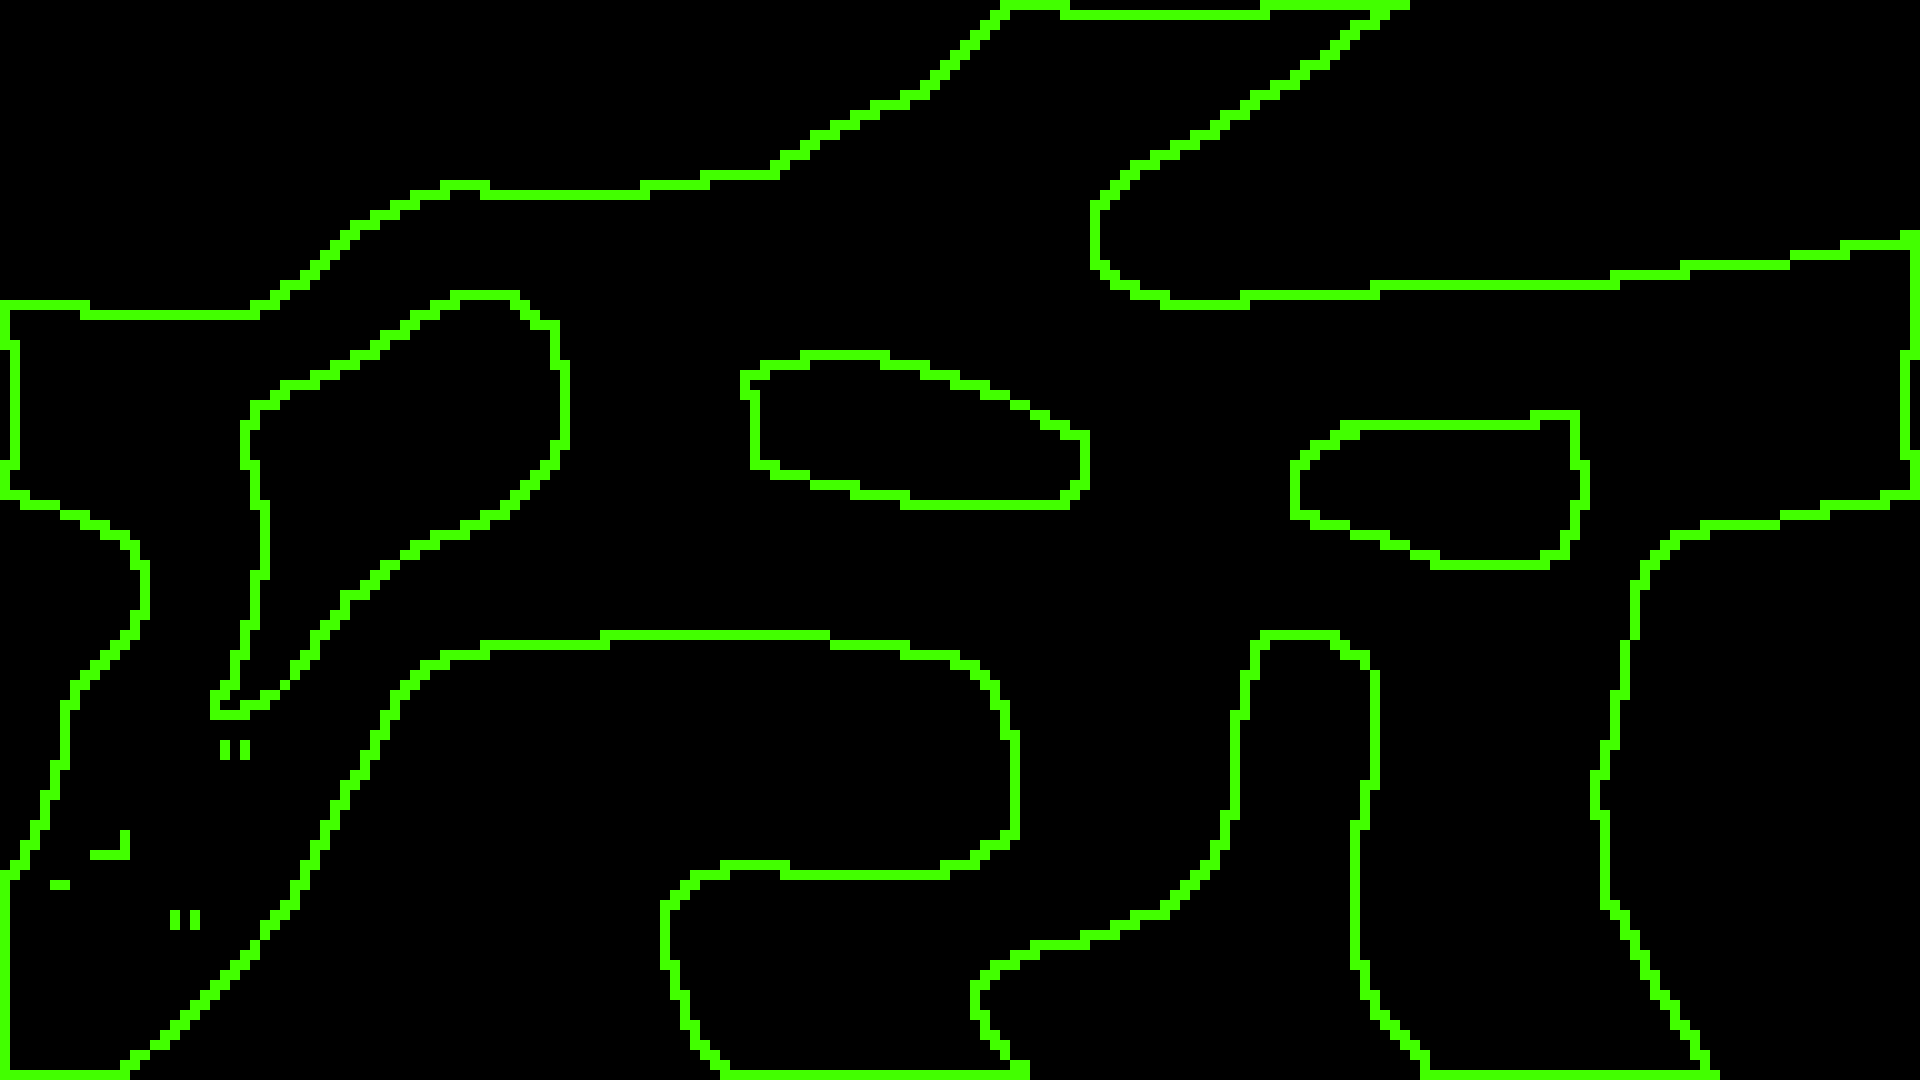

Tiled map render using the project's own tile images. Description and the map definition, with tile-layer contents summarised, below:
An orthogonal 192x108 tile map with 10x10 px tiles, 2 tile layers (default, filled).

<map version="1.10" tiledversion="1.10.2" orientation="orthogonal" renderorder="right-down" width="192" height="108" tilewidth="10" tileheight="10" infinite="0" nextlayerid="3" nextobjectid="1">
 <tileset firstgid="1" source="tileset/cave_tileset.tsx" />
 <layer id="1" name="default" width="192" height="108">
  <data>[20736 cells, 1321 non-empty, 1 distinct tile ids]</data>
 </layer>
 <layer id="2" name="filled" width="192" height="108">
  <data>[20736 cells, 16 non-empty, 1 distinct tile ids]</data>
 </layer>
</map>
